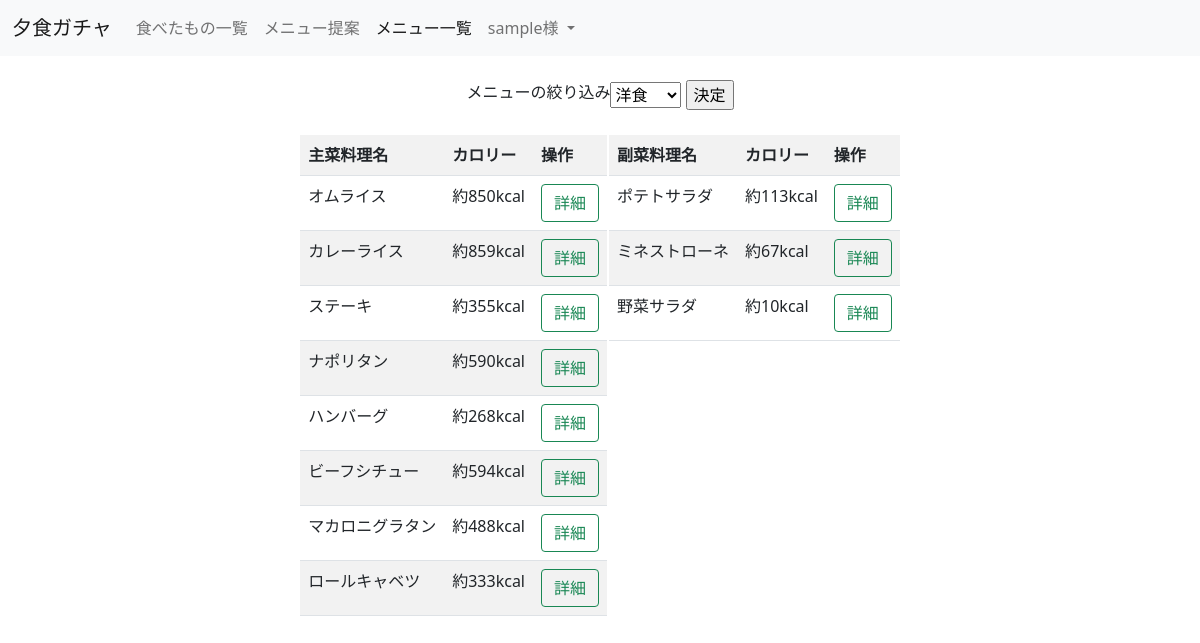
Page /menulist/index.php?category=1 (signed in) on the committed database.
### tables this page shows
CREATE TABLE `main` (
  `id` int(11) NOT NULL,
  `name` varchar(100) NOT NULL,
  `category` tinyint(4) NOT NULL,
  `kcal` int(11) NOT NULL,
  `recipe` varchar(1000) NOT NULL
);

CREATE TABLE `sub` (
  `id` int(11) NOT NULL,
  `name` varchar(100) NOT NULL,
  `category` tinyint(4) NOT NULL,
  `kcal` int(11) NOT NULL,
  `recipe` varchar(1000) NOT NULL
);

### App/config.php (called while the page is built, shortened)
<?php
spl_autoload_register(function ($class) {
    $file = sprintf(__DIR__ . '/%s.php', $class);
    $file = str_replace('App/App', 'App', $file);
    $file = str_replace('\\', '/', $file);
});

### App/Model/Base.php (called while the page is built, shortened)
<?php
class Base
{
    public function __construct()
    {
        $dsn = 'mysql:dbname=' . self::DB_NAME . ';host=' . self::HOST_NAME . ';charset=utf8';
        $this->dbh = new \PDO($dsn, self::USER, self::PASS);
    }
}

### App/Model/Menu.php (called while the page is built, shortened)
<?php
class Menu extends Base
{
    public function category_main_menu_list($category)
    {
        $sql = 'SELECT * FROM main WHERE category = ' . $category . ' ORDER BY name ASC';
        $stmt = $this->dbh->prepare($sql);
        $stmt->execute();
        return $stmt->fetchAll(\PDO::FETCH_ASSOC);
    }
    public function category_sub_menu_list($category)
    {
        $sql = 'SELECT * FROM sub WHERE category = ' . $category . ' ORDER BY name ASC';
        $stmt = $this->dbh->prepare($sql);
        $stmt->execute();
        return $stmt->fetchAll(\PDO::FETCH_ASSOC);
    }
}

### menulist/index.php (the view, shortened to what this page needs)
<?php
require_once('../App/config.php');
$db = new Menu();
try {
    if (isset($_GET['category']) && $_GET['category'] != Menu::ALL) {
        $main_list = $db->category_main_menu_list($_GET['category']);
        $sub_list = $db->category_sub_menu_list($_GET['category']);
    } else {
        $main_list = $db->main_menu_list();
        $sub_list = $db->sub_menu_list();
    }
} catch (Exception $e) {
    $_SESSION['msg']['error'] = '申し訳ございません。エラーが発生しました。';
    header('Location:../error.php');
    exit();
}
?>
<!DOCTYPE html>
<html lang="ja">
<head>
    <link href="https://cdn.jsdelivr.net/npm/bootstrap@5.0.2/dist/css/bootstrap.min.css" rel="stylesheet">
</head>
<body>
    <nav class="navbar navbar-expand-lg navbar-light bg-light">
        <div class="container-fluid">
            <a class="navbar-brand" href="../eat_list/eat_history/index.php">夕食ガチャ</a>
            <div class="collapse navbar-collapse" id="navbarSupportedContent">
                <ul class="navbar-nav me-auto mb-2 mb-lg-0">
                    <li class="nav-item">
                        <a class="nav-link" aria-current="page" href="../eat_list/eat_history/index.php">食べたもの一覧</a>
                    </li>
                    <li class="nav-item">
                        <a class="nav-link" href="../menu_random/menu/choice.php">メニュー提案</a>
                    </li>
                    <li class="nav-item">
                        <a class="nav-link active" href="./">メニュー一覧</a>
                    </li>
                    <li class="nav-item dropdown">
                        <a class="nav-link dropdown-toggle" href="#" id="navbarDropdown" role="button" data-bs-toggle="dropdown" aria-expanded="false">
                            <?php echo $_SESSION['user'] ?>様
                        </a>
                    </li>
                </ul>
            </div>
        </div>
    </nav>
    <div class="container mt-4 d-flex justify-content-center">
        メニューの絞り込み
        <form action="./index.php" method="get">
            <select name="category">
                <option value="<?php echo Menu::YOU ?>" <?php if (isset($_GET['category']) && $_GET['category'] == Menu::YOU) echo 'selected' ?>>洋食</option>
            </select>
            <input type="submit" value="決定">
        </form>
    </div>
    <div class="container my-4 d-flex justify-content-center">
        <table>
            <tr>
                <td valign="top">
                    <table class="table table-striped table-hover">
                        <th>主菜料理名</th>
                        <th>カロリー</th>
                        <th>操作</th>
                        <?php foreach ($main_list as $main_lists) : ?>
                            <tr>
                                <td><?php echo $main_lists['name'] ?></td>
                                <td>約<?php echo $main_lists['kcal'] ?>kcal</td>
                                <td>
                                    <form action="./detail.php" method="post">
                                        <input type="submit" class="btn btn-outline-success" value="詳細">
                                    </form>
                                </td>
                            </tr>
                        <?php endforeach ?>
                    </table>
                </td>
                <td valign="top">
                    <table class="table table-striped table-hover">
                        <th>副菜料理名</th>
                        <th>カロリー</th>
                        <th>操作</th>
                        <?php foreach ($sub_list as $sub_lists) : ?>
                            <tr>
                                <td><?php echo $sub_lists['name'] ?></td>
                                <td>約<?php echo $sub_lists['kcal'] ?>kcal</td>
                                <td>
                                    <form action="./detail.php" method="post">
                                        <input type="submit" class="btn btn-outline-success" value="詳細">
                                    </form>
                                </td>
                            </tr>
                        <?php endforeach ?>
                    </table>
                </td>
            </tr>
        </table>
    </div>
</body>
</html>

### rows in the picture
main: name "オムライス", kcal "850"
main: name "カレーライス", kcal "859"
main: name "ステーキ", kcal "355"
main: name "ナポリタン", kcal "590"
main: name "ハンバーグ", kcal "268"
main: name "ビーフシチュー", kcal "594"
main: name "マカロニグラタン", kcal "488"
main: name "ロールキャベツ", kcal "333"
sub: name "ポテトサラダ", kcal "113"
sub: name "ミネストローネ", kcal "67"
sub: name "野菜サラダ", kcal "10"

### other values in the picture
$_SESSION['user'] "sample"
